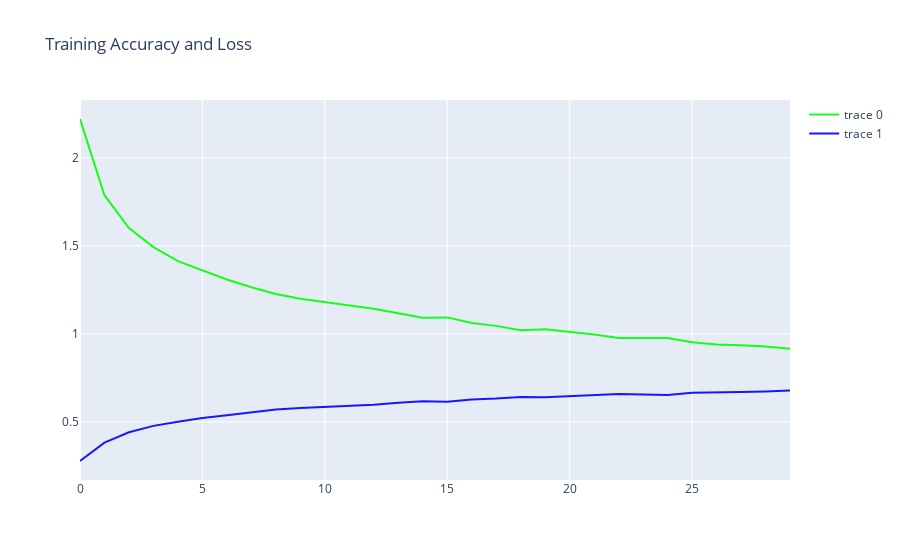

Write notebook code for a chart like this one.
### Markdown cell above
# 5. Plotting Results

### Code cell
x_ = np.array(range(len(history.history['loss']))) # get loss values from the history
trace1 = go.Scatter(
        x = x_,
        y = history.history['loss'], # get loss values from the history
        mode = "lines",
        marker = dict(color = "rgba(0,255,0,0.9)"),
        text = "Loss"
)
trace2 = go.Scatter(
        x = x_,
        y = history.history['accuracy'],# get accuracy values from the history
        mode = "lines",
        marker = dict(color = "rgba(0,0,255,0.9)"),
        text = "Accuracy"
)
data = [trace1,trace2]
layout = dict(title = "Training Accuracy and Loss")
fig = dict(data = data,layout=layout)
iplot(fig)

### Figure 1 — Plotly figure (JSON) as saved in the notebook; plotly's stock layout.template omitted (floating-point values rounded to 4 significant figures)
{"data": [{"marker": {"color": "rgba(0,255,0,0.9)"}, "mode": "lines", "text": "Loss", "type": "scatter", "x": [0, 1, 2, 3, 4, 5, 6, 7, 8, 9, 10, 11, 12, 13, 14, 15, 16, 17, 18, 19, 20, 21, 22, 23, 24, 25, 26, 27, 28, 29], "y": [2.22, 1.788, 1.601, 1.493, 1.413, 1.36, 1.309, 1.265, 1.227, 1.2, 1.181, 1.165, 1.142, 1.117, 1.091, 1.094, 1.062, 1.046, 1.02, 1.026, 1.012, 0.9969, 0.9767, 0.9781, 0.9761, 0.9529, 0.9398, 0.9356, 0.9287, 0.9154]}, {"marker": {"color": "rgba(0,0,255,0.9)"}, "mode": "lines", "text": "Accuracy", "type": "scatter", "x": [0, 1, 2, 3, 4, 5, 6, 7, 8, 9, 10, 11, 12, 13, 14, 15, 16, 17, 18, 19, 20, 21, 22, 23, 24, 25, 26, 27, 28, 29], "y": [0.2781, 0.3823, 0.441, 0.4776, 0.5016, 0.5228, 0.5385, 0.5533, 0.571, 0.5793, 0.5859, 0.59, 0.5971, 0.6089, 0.6174, 0.6152, 0.628, 0.6327, 0.6412, 0.64, 0.6454, 0.6511, 0.6588, 0.6561, 0.6529, 0.6659, 0.6663, 0.6699, 0.6734, 0.6791]}], "layout": {"title": {"text": "Training Accuracy and Loss"}}}
